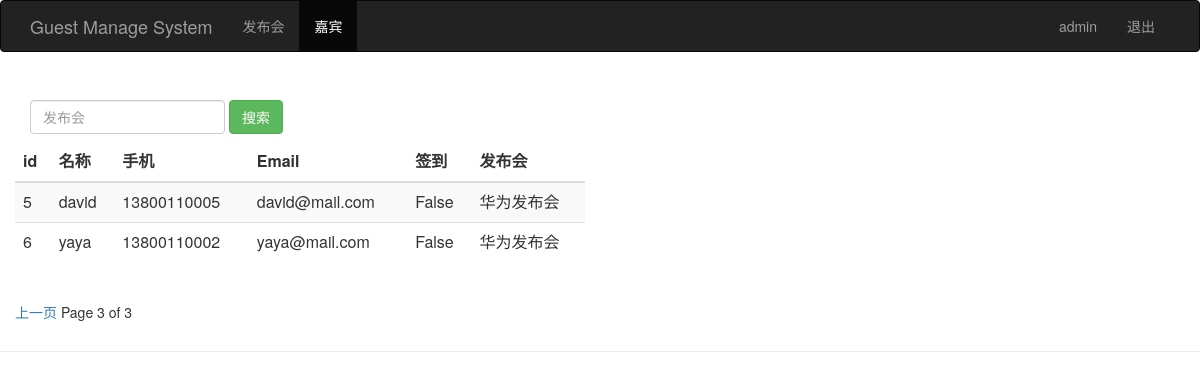
Page /guest_manage/?page=3 (signed in) on the earlier database version.
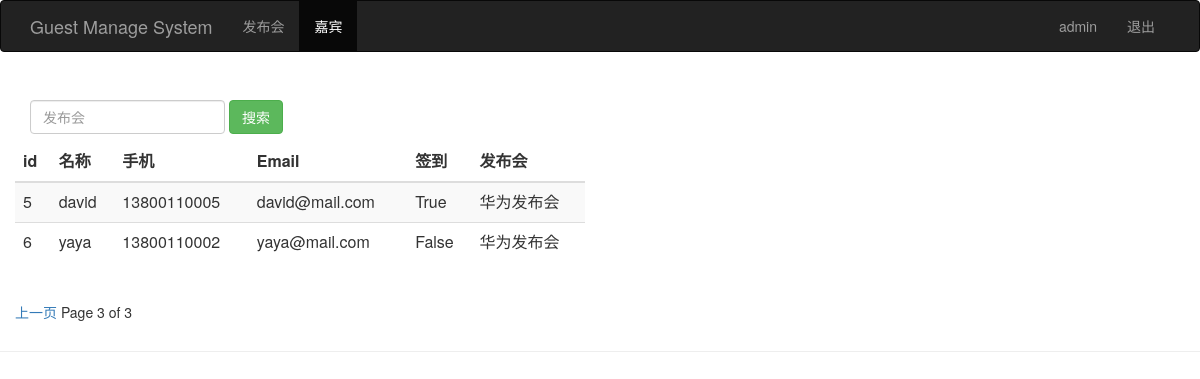
Same page on the later database version.
### sign/models.py (models this page shows, shortened)
class Guest(models.Model):
	event = models.ForeignKey(Event)
	realname = models.CharField(max_length=64)
	phone = models.CharField(max_length=16)
	email = models.EmailField()
	sign = models.BooleanField()
	create_time = models.DateTimeField(auto_now=True)
	class Meta:
		unique_together = ("event","phone")

class Event(models.Model):
	name = models.CharField(max_length=100)
	limit = models.IntegerField()
	status = models.BooleanField()
	address = models.CharField(max_length=200)
	start_time = models.DateTimeField('events time')
	create_time = models.DateTimeField(auto_now=True)
	def __unicode__(self):
		return self.name

### sign/views.py (the view)
# urls.py: url(r'^guest_manage/$', views.guest_manage),
@login_required
def guest_manage(request):
	username = request.session.get("user","")
	guest_list = Guest.objects.all()
	paginator = Paginator(guest_list,2)
	page = request.GET.get("page")
	try:
		contacts = paginator.page(page)
	except PageNotAnInteger:
		contacts = paginator.page(1)
	except EmptyPage:
		contacts = paginator.page(paginator.num_pages)
	return render(request,"guest_manage.html",{"user":username,"guests":contacts})

### sign/templates/guest_manage.html (shortened to what this page needs)
<html>
<head>
	{% load bootstrap3 %}
	{% bootstrap_css %}
</head>
<body role="document">
	<nav class="navbar navbar-inverse">
		<div class="container">
			<div class="navbar-header">
				<a class="navbar-brand" href="/event_manage/">Guest Manage System</a>
			</div>
			<div  id="navbar" class="collapse navbar-collapse">
				<ul class="nav navbar-nav">
					<li><a href="/event_manage/">发布会</a></li>
					<li class="active"> <a href="#">嘉宾</a></li>
				</ul>
				<ul class="nav navbar-nav navbar-right">
					<li><a href="#">{{user}}</a></li>
					<li><a href="/logout/">退出</a></li>
				</ul>
			</div>
		</div>
	</nav>
	<div class="page-header">
		<div id="navbar" class="navbar-collapse collapse">
			<form class="navbar-form" method="get" action="/search_guest/">
				<div class="form-group">
					<input name="realname" type="text" placeholder="发布会" class="form-control">
				</div>
				<button type="submit" class="btn btn-success">搜索</button>
			</form>
	<div class="row">
		<div class="col-md-6">
			<table class="table table-striped">
				<thead>
					<tr>
						<th>id</th>
						<th>名称</th>
						<th>手机</th>
						<th>Email</th>
						<th>签到</th>
						<th>发布会</th>
					</tr>
				</thead>
				<tbody>
					{% for guest in guests %}
					<tr>
						<td>{{guest.id}}</td>
						<td>{{guest.realname}}</td>
						<td>{{guest.phone}}</td>
						<td>{{guest.email}}</td>
						<td>{{guest.sign}}</td>
						<td>{{guest.event}}</td>
					</tr>
					{% endfor %}
				</tbody>
			</table>
		</div>
	</div>
	<div class="pagination">
		<span class="step-links">
			{% if guests.has_previous %}
			<a href="?page={{guests.previous_page_number}}">上一页</a>
			{% endif %}
			<span class="current">
				Page {{guests.number}} of {{guests.paginator.num_pages}}
			</span>
		</span>
	</div>
</body>

Differences in the rows shown:
changed Guest "david": sign "False" → "True"
